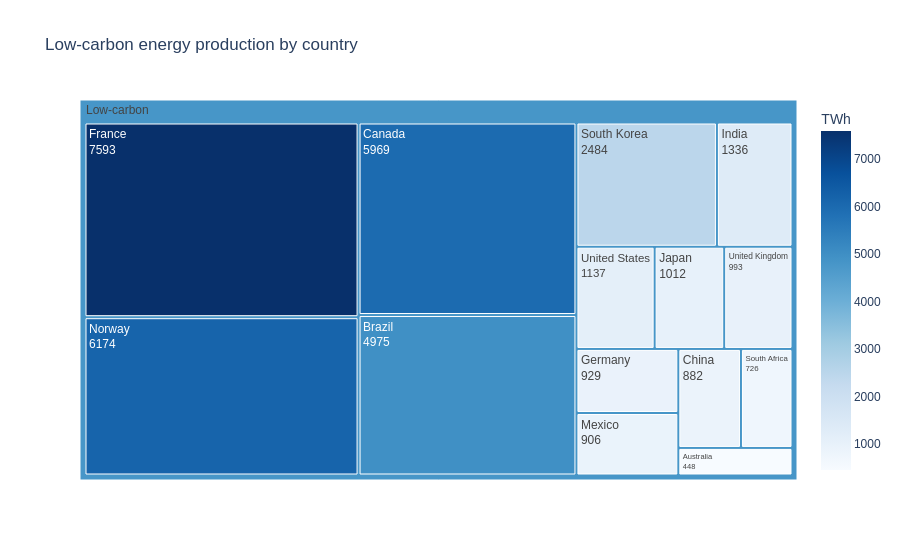
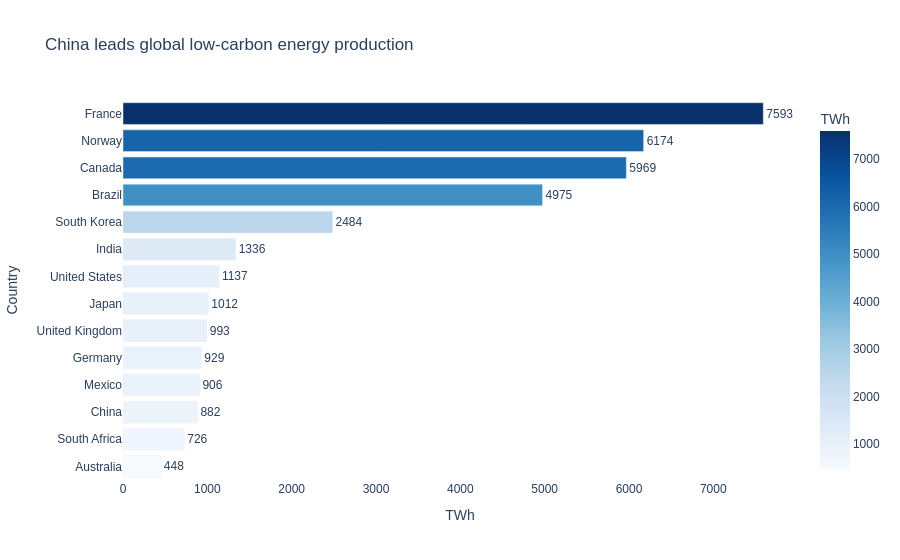

Notebook code cell kept with these figures, in order:
### Markdown cell above
## Task 3 — Treemap vs bar: low-carbon energy by country

**What to build:** Build **both** a treemap and a horizontal bar chart showing total low-carbon TWh (Nuclear + Hydro) per country. Then answer the question in a markdown cell below.

**Requirements:**
- Filter to `Source_Type == 'Low-carbon'` and aggregate TWh by country
- Treemap: single-level `path=['All', 'Country']` with a dummy root node labelled `'Low-carbon'`
- Bar chart: sorted by TWh, horizontal orientation, CVD-safe colour
- Both charts show TWh values, not percentages
- Insight title on the bar chart naming the leading country

### Code cell
# Task 3 — charts
# Task 3 — charts

low_carbon = df[df['Source_Type'] == 'Low-carbon']

country_totals = (
    low_carbon.groupby('Country')['TWh']
    .sum()
    .reset_index()
)

# Add dummy root
country_totals['All'] = 'Low-carbon'

# TREEMAP
fig1 = px.treemap(
    country_totals,
    path=['All', 'Country'],
    values='TWh',
    color='TWh',
    color_continuous_scale='Blues',
    title='Low-carbon energy production by country'
)

fig1.update_traces(
    textinfo='label+value',
    root_color='lightgrey'
)

fig1.update_layout(
    plot_bgcolor='white',
    paper_bgcolor='white',
    font=dict(family='Arial')
)

fig1.show()

# BAR CHART
country_totals = country_totals.sort_values(
    'TWh',
    ascending=True
)

fig2 = px.bar(
    country_totals,
    x='TWh',
    y='Country',
    orientation='h',
    color='TWh',
    color_continuous_scale='Blues',
    title='China leads global low-carbon energy production'
)

fig2.update_traces(
    texttemplate='%{x:.0f}',
    textposition='outside'
)

fig2.update_layout(
    plot_bgcolor='white',
    paper_bgcolor='white',
    font=dict(family='Arial'),
    showlegend=False
)

fig2.show()

### Figure 1 — Plotly figure (JSON) as saved in the notebook; plotly's stock layout.template omitted (floating-point values rounded to 4 significant figures)
{"data": [{"branchvalues": "total", "customdata": [[448.0], [4975.0], [5969.0], [882.0], [7593.0], [929.0], [1336.0], [1012.0], [906.0], [6174.0], [726.0], [2484.0], [993.0], [1137.0], [4797.0]], "domain": {"x": [0, 1], "y": [0, 1]}, "hovertemplate": "labels=%{label}<br>TWh_sum=%{value}<br>parent=%{parent}<br>id=%{id}<br>TWh=%{color}<extra></extra>", "ids": ["Low-carbon/Australia", "Low-carbon/Brazil", "Low-carbon/Canada", "Low-carbon/China", "Low-carbon/France", "Low-carbon/Germany", "Low-carbon/India", "Low-carbon/Japan", "Low-carbon/Mexico", "Low-carbon/Norway", "Low-carbon/South Africa", "Low-carbon/South Korea", "Low-carbon/United Kingdom", "Low-carbon/United States", "Low-carbon"], "labels": ["Australia", "Brazil", "Canada", "China", "France", "Germany", "India", "Japan", "Mexico", "Norway", "South Africa", "South Korea", "United Kingdom", "United States", "Low-carbon"], "marker": {"coloraxis": "coloraxis", "colors": [448.0, 4975.0, 5969.0, 882.0, 7593.0, 929.0, 1336.0, 1012.0, 906.0, 6174.0, 726.0, 2484.0, 993.0, 1137.0, 4797.0]}, "name": "", "parents": ["Low-carbon", "Low-carbon", "Low-carbon", "Low-carbon", "Low-carbon", "Low-carbon", "Low-carbon", "Low-carbon", "Low-carbon", "Low-carbon", "Low-carbon", "Low-carbon", "Low-carbon", "Low-carbon", ""], "root": {"color": "lightgrey"}, "textinfo": "label+value", "type": "treemap", "values": [448.0, 4975.0, 5969.0, 882.0, 7593.0, 929.0, 1336.0, 1012.0, 906.0, 6174.0, 726.0, 2484.0, 993.0, 1137.0, 35560.0]}], "layout": {"coloraxis": {"colorbar": {"title": {"text": "TWh"}}, "colorscale": [[0, "rgb(247,251,255)"], [0.125, "rgb(222,235,247)"], [0.25, "rgb(198,219,239)"], [0.375, "rgb(158,202,225)"], [0.5, "rgb(107,174,214)"], [0.625, "rgb(66,146,198)"], [0.75, "rgb(33,113,181)"], [0.875, "rgb(8,81,156)"], [1, "rgb(8,48,107)"]]}, "font": {"family": "Arial"}, "legend": {"tracegroupgap": 0}, "paper_bgcolor": "white", "plot_bgcolor": "white", "title": {"text": "Low-carbon energy production by country"}}}

### Figure 2 — Plotly figure (JSON) as saved in the notebook; plotly's stock layout.template omitted (floating-point values rounded to 4 significant figures)
{"data": [{"hovertemplate": "TWh=%{marker.color}<br>Country=%{y}<extra></extra>", "legendgroup": "", "marker": {"color": [448.0, 726.0, 882.0, 906.0, 929.0, 993.0, 1012.0, 1137.0, 1336.0, 2484.0, 4975.0, 5969.0, 6174.0, 7593.0], "coloraxis": "coloraxis", "pattern": {"shape": ""}}, "name": "", "orientation": "h", "showlegend": false, "textposition": "outside", "texttemplate": "%{x:.0f}", "type": "bar", "x": [448.0, 726.0, 882.0, 906.0, 929.0, 993.0, 1012.0, 1137.0, 1336.0, 2484.0, 4975.0, 5969.0, 6174.0, 7593.0], "xaxis": "x", "y": ["Australia", "South Africa", "China", "Mexico", "Germany", "United Kingdom", "Japan", "United States", "India", "South Korea", "Brazil", "Canada", "Norway", "France"], "yaxis": "y"}], "layout": {"barmode": "relative", "coloraxis": {"colorbar": {"title": {"text": "TWh"}}, "colorscale": [[0, "rgb(247,251,255)"], [0.125, "rgb(222,235,247)"], [0.25, "rgb(198,219,239)"], [0.375, "rgb(158,202,225)"], [0.5, "rgb(107,174,214)"], [0.625, "rgb(66,146,198)"], [0.75, "rgb(33,113,181)"], [0.875, "rgb(8,81,156)"], [1, "rgb(8,48,107)"]]}, "font": {"family": "Arial"}, "legend": {"tracegroupgap": 0}, "paper_bgcolor": "white", "plot_bgcolor": "white", "showlegend": false, "title": {"text": "China leads global low-carbon energy production"}, "xaxis": {"anchor": "y", "domain": [0, 1], "title": {"text": "TWh"}}, "yaxis": {"anchor": "x", "domain": [0, 1], "title": {"text": "Country"}}}}
